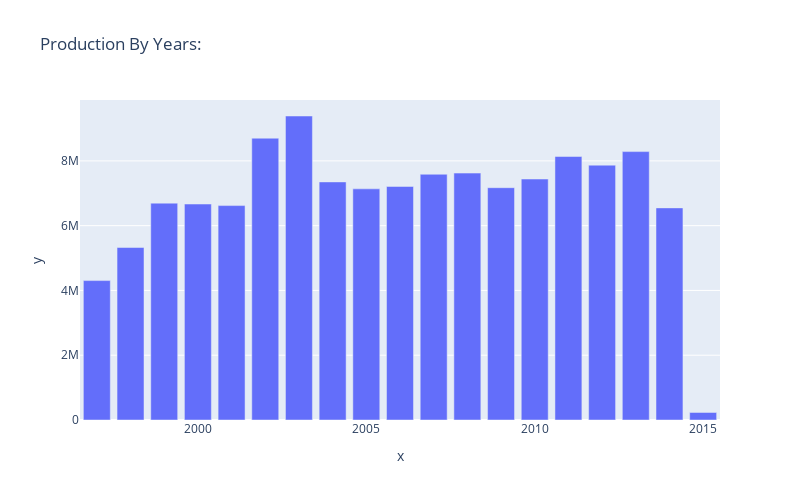

Notebook code cell kept with this figure:
### Code cell
year = data.groupby(by="Crop_Year")["Production"].sum()

fig = px.bar(x=year.index, y=year.values, title="Production By Years: ")

fig.update_layout(
    width=800,
    height=500
)

fig.show()

### Figure 1 — Plotly figure (JSON) as saved in the notebook; plotly's stock layout.template omitted (floating-point values rounded to 4 significant figures)
{"data": [{"hovertemplate": "x=%{x}<br>y=%{y}<extra></extra>", "legendgroup": "", "marker": {"color": "#636efa", "pattern": {"shape": ""}}, "name": "", "orientation": "v", "showlegend": false, "textposition": "auto", "type": "bar", "x": [1997, 1998, 1999, 2000, 2001, 2002, 2003, 2004, 2005, 2006, 2007, 2008, 2009, 2010, 2011, 2012, 2013, 2014, 2015], "xaxis": "x", "y": [4304000.0, 5325000.0, 6696000.0, 6668000.0, 6620000.0, 8701000.0, 9386000.0, 7351000.0, 7137000.0, 7211000.0, 7588000.0, 7624000.0, 7173000.0, 7440000.0, 8135000.0, 7869000.0, 8287000.0, 6549000.0, 232000.0], "yaxis": "y"}], "layout": {"barmode": "relative", "height": 500, "legend": {"tracegroupgap": 0}, "title": {"text": "Production By Years: "}, "width": 800, "xaxis": {"anchor": "y", "domain": [0, 1], "title": {"text": "x"}}, "yaxis": {"anchor": "x", "domain": [0, 1], "title": {"text": "y"}}}}
